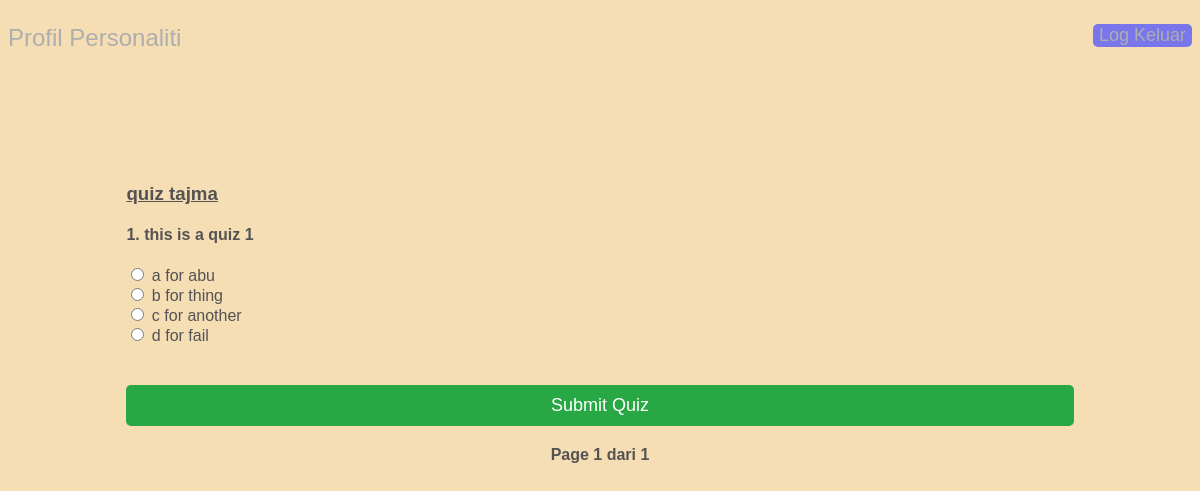
Page /kuiz/quiz/1 (signed in) on the committed database.
### profilpersonaliti/models.py (models this page shows, shortened)
class Quiz(models.Model):
    title = models.CharField(max_length=100)
    is_ready_to_publish = models.BooleanField(default=False)

class Question(models.Model):
    text = models.CharField(max_length=255)
    quiz = models.ForeignKey(Quiz, related_name="questions", on_delete=models.CASCADE)
    question_number = models.IntegerField(blank=True, null=True)
    class Meta:
        ordering = ["text"]

class Choice(models.Model):
    text = models.CharField(max_length=255)
    question = models.ForeignKey(
        Question, related_name="choices", on_delete=models.CASCADE
    )
    score = models.FloatField(default=0)

### profilpersonaliti/views.py (the view)
# urls.py: path("quiz/<int:quiz_id>", views.quizDetail, name="quiz_detail"),
@login_required(login_url="login")
def quizDetail(request, quiz_id):
    quiz = get_object_or_404(Quiz, id=quiz_id)
    questions = quiz.questions.all()
    page = request.GET.get("page", 1)  # default to page 1 if no page is specific
    num_of_items = 10
    paginator = Paginator(questions, num_of_items)  # show 3 question for question
    try:
        questions_page = paginator.page(page)
    except PageNotAnInteger:
        questions_page = paginator.page(1)
    except EmptyPage:
        questions_page = paginator.page(paginator.num_pages)
    offset = (questions_page.number - 1) * num_of_items
    context = {
        "quiz": quiz,
        "questions": questions_page,  # Pass the paginated questions
        "offset": offset,
    }
    return render(request, "quiz_detail.html", context)

### templates/quiz_detail.html (shortened to what this page needs)
{% extends "base_quiz.html" %}
{% block content %}
<div class="parent-div">
  <div class="centered-div">
    <h3 class="title">{{ quiz.title }}</h3>
    <form method="POST" id="quizform" action="{% if questions.has_next %}?page={{ questions.next_page_number }}{% else %}{% url 'quiz_submit' quiz.id %}{% endif %}">
      {% for question in questions %}
      <div class="question-block">
        <h4>{{ offset|add:forloop.counter }}. {{ question.text }}</h4>
        <div class="choices">
          {% for choice in question.choices.all %}
          <div class="choice">
            <input type="radio" id="choice_{{ choice.id }}" name="question_{{ question.id }}" value="{{ choice.id }}" />
            <label for="choice_{{ choice.id }}">{{ choice.text }}</label>
          </div>
          {% endfor %}
        </div>
      </div>
      {% endfor %}
      {% if questions.has_next %}
      <div class="pagination">
        <button type="submit" class="submit-button">Next</button>
      </div>
      {% else %}
      <div class="pagination">
        <button type="submit" class="submit-button">Submit Quiz</button>
      </div>
      {% endif %}
    </form>
    <div class="pagination">
      <span class="step-links">
        <span class="current">
          Page {{ questions.number }} dari {{ questions.paginator.num_pages }}
        </span>
      </span>
    </div>
  </div>
</div>
{% endblock content %}

### static/css/style.css (style rules this page uses)
:root { --font-color: rgb(174,174,174) }
body, html { background: wheat; height: 100%; color: rgb(84, 83, 83); font-family: Arial, Helvetica, sans-serif; }
.parent-div { display: flex; align-items: center; justify-content: center; }
.title { text-decoration: underline; }
.centered-div { align-items: center; width: 80%; margin-top: 4rem; }
button { display: block; width: 100%; font-size: large; text-align: center; background-color: rgb(121, 117, 234); color: var(--font-color); border: none; border-radius: 5px; cursor: pointer; }
.pagination { text-align: center; margin-top: 20px; display: flex; justify-content: center; }
.pagination .current { font-weight: bold; margin: 0 10px; }
.submit-button { background-color: #28a745; color: white; border: none; padding: 10px 20px; border-radius: 5px; cursor: pointer; display: inline-block; margin-top: 20px; }

### rows in the picture
Quiz: title "quiz tajma"
Question: counter "1", text "this is a quiz 1"
Choice: text "a for abu"
Choice: text "b for thing"
Choice: text "c for another"
Choice: text "d for fail"

### other values in the picture
{{ questions.number }} "1"
{{ questions.paginator.num_pages }} "1"
